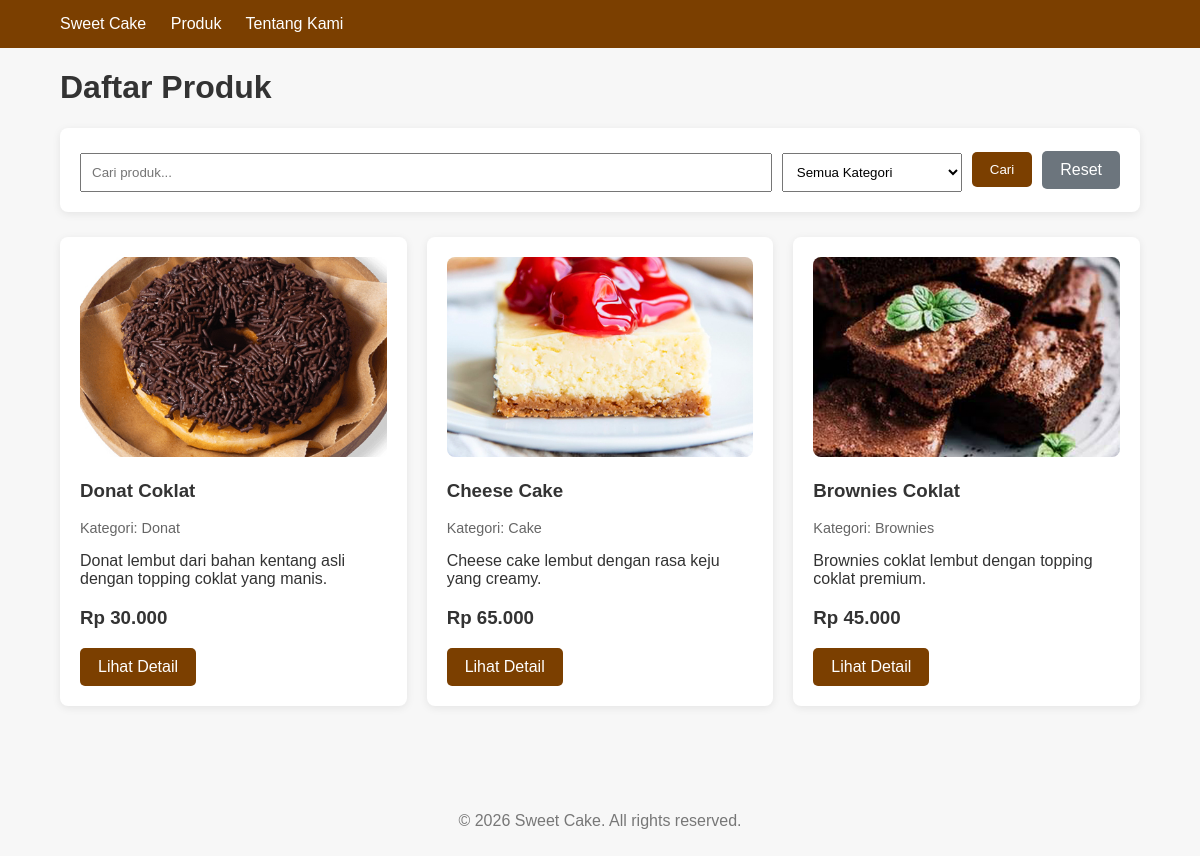
/produk.php, run on the app's committed database.
### tables this page shows
CREATE TABLE IF NOT EXISTS `produk` (
  `id` int(11) NOT NULL AUTO_INCREMENT,
  `nama` varchar(100) NOT NULL,
  `kategori` varchar(50) NOT NULL,
  `deskripsi` text NOT NULL,
  `harga` decimal(12,2) NOT NULL,
  `stok` int(11) NOT NULL DEFAULT '0',
  `gambar` varchar(255) DEFAULT NULL,
  `created_at` timestamp NOT NULL DEFAULT CURRENT_TIMESTAMP,
  PRIMARY KEY (`id`)
);

### produk.php (the view, shortened to what this page needs)
<?php
require_once "config/database.php";
include "includes/header.php";
$keyword  = trim($_GET['keyword'] ?? '');
$sql = "SELECT * FROM produk WHERE 1=1";
$sql .= " ORDER BY id DESC";
$stmt = mysqli_prepare($conn, $sql);
mysqli_stmt_execute($stmt);
$query = mysqli_stmt_get_result($stmt);
?>
<div class="container">
    <h1>Daftar Produk</h1>
    <div class="card" style="margin-bottom: 25px;">
        <form method="GET" style="display: flex; gap: 10px; align-items: center; flex-wrap: wrap;">
            <input type="text"
                   name="keyword"
                   placeholder="Cari produk..."
                   value="<?= htmlspecialchars($keyword); ?>"
                   style="flex: 1; min-width: 200px; margin-bottom: 0;">
            <select name="kategori" style="width: 180px; margin-bottom: 0;">
                <option value="">Semua Kategori</option>
            </select>
            <button type="submit" class="btn" style="margin-bottom: 0;">Cari</button>
            <a href="produk.php" class="btn" style="margin-bottom: 0; background-color: #6c757d;">Reset</a>
        </form>
    </div>
    <div class="grid">
        <?php if (mysqli_num_rows($query) > 0): ?>
            <?php while ($row = mysqli_fetch_assoc($query)): ?>
                <div class="card">
                    <?php if (!empty($row['gambar'])): ?>
                        <img src="uploads/produk/<?= htmlspecialchars($row['gambar']); ?>"
                             alt="<?= htmlspecialchars($row['nama']); ?>"
                             class="product-image">
                    <?php endif; ?>
                    <h3><?= htmlspecialchars($row['nama']); ?></h3>
                    <p style="color: #666; font-size: 0.9em;">Kategori: <?= htmlspecialchars($row['kategori']); ?></p>
                    <p><?= htmlspecialchars($row['deskripsi']); ?></p>
                    <h3>Rp <?= number_format($row['harga'], 0, ',', '.'); ?></h3>
                    <a href="detail.php?id=<?= $row['id']; ?>" class="btn">Lihat Detail</a>
                </div>
            <?php endwhile; ?>
        <?php else: ?>
            <p style="grid-column: 1 / -1; text-align: center; color: #888;">
                Produk tidak ditemukan. Silakan gunakan kata kunci lain.
            </p>
        <?php endif; ?>
    </div>
</div>
<?php
include "includes/footer.php";
?>

### includes/header.php (shortened to what this page needs)
<!DOCTYPE html>
<html lang="id">
<head>
    <link rel="stylesheet" href="assets/style.css">
</head>
<body>
<div class="navbar">
    <div class="container">
        <a href="index.php">Sweet Cake</a>
        <a href="produk.php">Produk</a>
        <a href="tentang.php">Tentang Kami</a>
    </div>
</div>

### includes/footer.php (shortened to what this page needs)
<footer style="margin-top: 50px; text-align: center; padding: 20px 0; color: #777;">
    <div class="container">
        <p>&copy; <?= date('Y'); ?> Sweet Cake. All rights reserved.</p>
    </div>
</footer>
</body>
</html>

### assets/style.css (style rules this page uses)
* { box-sizing: border-box; }
body { margin: 0; font-family: Arial, sans-serif; background: #f7f7f7; color: #333; }
.container { width: 90%; max-width: 1100px; margin: auto; }
.navbar { background: #7b3f00; padding: 15px 0; }
.navbar a { color: white; text-decoration: none; margin-right: 20px; }
.btn { display: inline-block; padding: 10px 18px; background: #7b3f00; color: white; text-decoration: none; border-radius: 5px; border: none; cursor: pointer; }
.card { background: white; padding: 20px; border-radius: 8px; margin-bottom: 20px; box-shadow: 0 2px 8px rgba(0,0,0,0.08); }
.grid { display: grid; grid-template-columns: repeat(3, 1fr); gap: 20px; }
.product-image { width: 100%; height: 200px; object-fit: cover; border-radius: 8px; }
input, textarea, select { width: 100%; padding: 10px; margin-top: 5px; margin-bottom: 15px; }

### data on the page
produk: gambar (picture), nama "Donat Coklat", kategori "Donat", deskripsi "Donat lembut dari bahan kentang asli dengan topping coklat yang manis.", harga "30.000"
produk: gambar (picture), nama "Cheese Cake", kategori "Cake", deskripsi "Cheese cake lembut dengan rasa keju yang creamy.", harga "65.000"
produk: gambar (picture), nama "Brownies Coklat", kategori "Brownies", deskripsi "Brownies coklat lembut dengan topping coklat premium.", harga "45.000"
